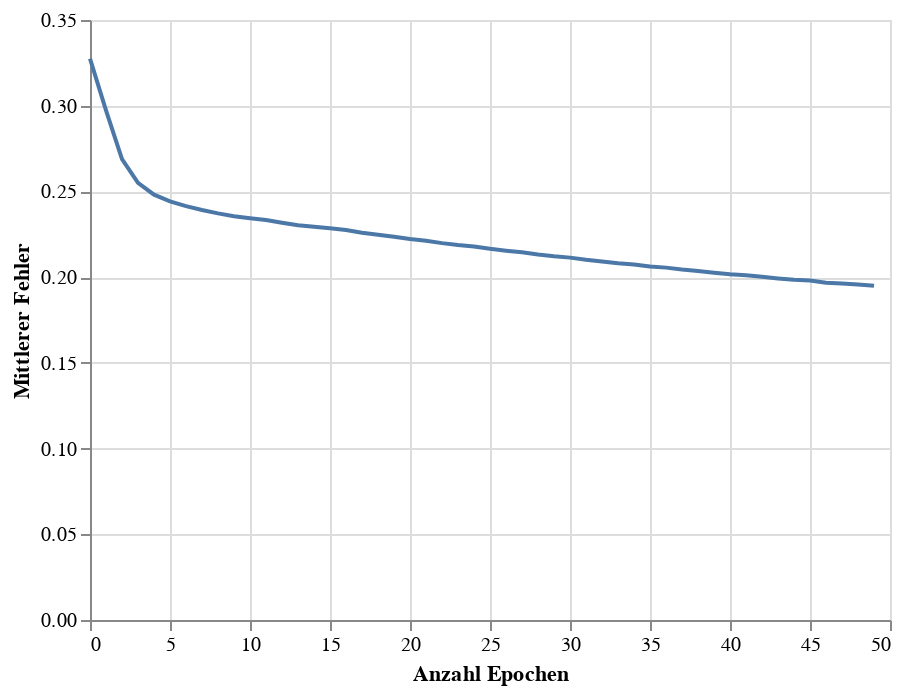

Notebook cell for this chart:
### Code cell
train_chart = alt.Chart(loss_df).mark_line().encode(
    x=alt.X('Epoch', title = 'Anzahl Epochen'),
    y=alt.Y('Loss', title = 'Mittlerer Fehler')
)
# glue('train-loss-team', train_chart,display=True)
train_chart

### Figure 1 — Vega-Lite specification as saved in the notebook (floating-point values rounded to 4 significant figures)
{"config": {"view": {"continuousWidth": 400, "continuousHeight": 300}}, "data": {"name": "data-1a6cb9672d96d627817fd96c39e9d5e8"}, "mark": "line", "encoding": {"x": {"field": "Epoch", "title": "Anzahl Epochen", "type": "quantitative"}, "y": {"field": "Loss", "title": "Mittlerer Fehler", "type": "quantitative"}}, "$schema": "https://vega.github.io/schema/vega-lite/v4.17.0.json", "datasets": {"data-1a6cb9672d96d627817fd96c39e9d5e8": [{"Epoch": 0, "Loss": 0.3275}, {"Epoch": 1, "Loss": 0.2973}, {"Epoch": 2, "Loss": 0.2688}, {"Epoch": 3, "Loss": 0.255}, {"Epoch": 4, "Loss": 0.2481}, {"Epoch": 5, "Loss": 0.2442}, {"Epoch": 6, "Loss": 0.2414}, {"Epoch": 7, "Loss": 0.2392}, {"Epoch": 8, "Loss": 0.2372}, {"Epoch": 9, "Loss": 0.2355}, {"Epoch": 10, "Loss": 0.2344}, {"Epoch": 11, "Loss": 0.2333}, {"Epoch": 12, "Loss": 0.2317}, {"Epoch": 13, "Loss": 0.2303}, {"Epoch": 14, "Loss": 0.2294}, {"Epoch": 15, "Loss": 0.2285}, {"Epoch": 16, "Loss": 0.2275}, {"Epoch": 17, "Loss": 0.2259}, {"Epoch": 18, "Loss": 0.2247}, {"Epoch": 19, "Loss": 0.2236}, {"Epoch": 20, "Loss": 0.2222}, {"Epoch": 21, "Loss": 0.2212}, {"Epoch": 22, "Loss": 0.2198}, {"Epoch": 23, "Loss": 0.2187}, {"Epoch": 24, "Loss": 0.2179}, {"Epoch": 25, "Loss": 0.2165}, {"Epoch": 26, "Loss": 0.2155}, {"Epoch": 27, "Loss": 0.2145}, {"Epoch": 28, "Loss": 0.2132}, {"Epoch": 29, "Loss": 0.2122}, {"Epoch": 30, "Loss": 0.2114}, {"Epoch": 31, "Loss": 0.2101}, {"Epoch": 32, "Loss": 0.2092}, {"Epoch": 33, "Loss": 0.2081}, {"Epoch": 34, "Loss": 0.2074}, {"Epoch": 35, "Loss": 0.2062}, {"Epoch": 36, "Loss": 0.2056}, {"Epoch": 37, "Loss": 0.2045}, {"Epoch": 38, "Loss": 0.2036}, {"Epoch": 39, "Loss": 0.2026}, {"Epoch": 40, "Loss": 0.2016}, {"Epoch": 41, "Loss": 0.201}, {"Epoch": 42, "Loss": 0.2002}, {"Epoch": 43, "Loss": 0.1992}, {"Epoch": 44, "Loss": 0.1985}, {"Epoch": 45, "Loss": 0.1981}, {"Epoch": 46, "Loss": 0.1968}, {"Epoch": 47, "Loss": 0.1963}, {"Epoch": 48, "Loss": 0.1958}, {"Epoch": 49, "Loss": 0.1949}]}}
